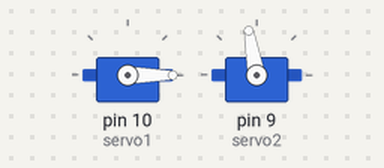
Bench run of a sketch on a simulated Arduino Uno, built with avr-gcc and run on an emulated ATmega328P. Parts: 2 × servo.

Above: at 0.05 s.
At 4.0 s:
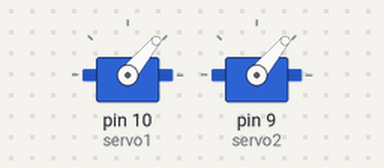
Timing chart, 0 to 5.2 s (numbered marks = the images above):
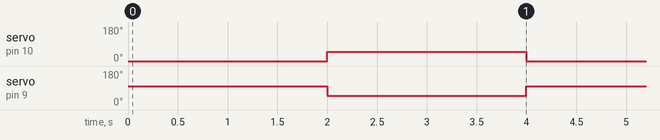

The sketch:

Project_13_Code.ino
```cpp
#include <Servo.h>
Servo servo1;//servo pins
Servo servo2;
void setup() {
  servo1.attach(10);
  servo2.attach(9);
}
void loop() {
  servo1.write(0);
  servo2.write(100);
  delay(2000);
  servo1.write(50);
  servo2.write(50);
  delay(2000);
}
```

Measured:
- by itself, servo on pin 10 (servo1): alternates 50° for 2.0 s and 0° for 2.0 s
- by itself, servo on pin 9 (servo2): alternates 100° for 2.0 s and 50° for 2.0 s
